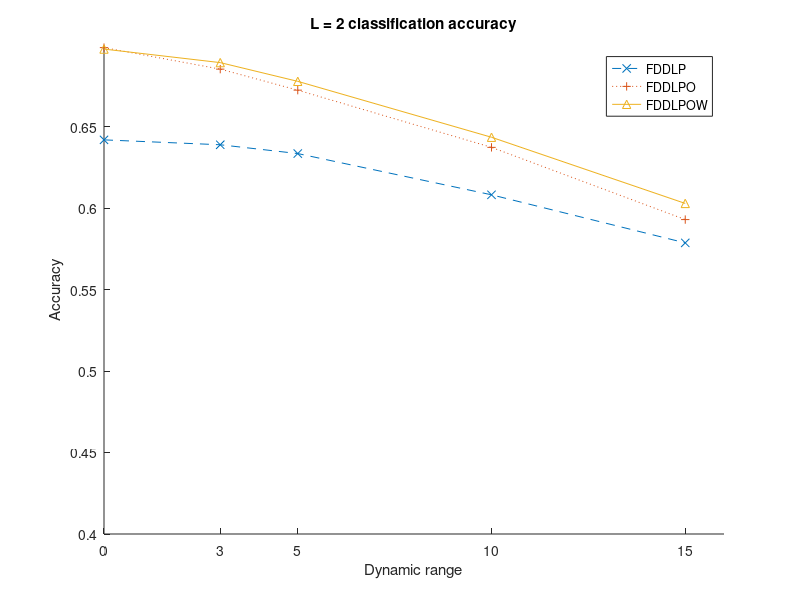

Recreate this plot in MATLAB. (Note: this script raises an error after producing the figure.)
clear 
clc
%%
a1 = [0.6418 0.6388 0.6334 0.6081 0.5786];
a2 = [0.6984 0.6852 0.6723 0.6372 0.5929];
a3 = [0.6975 0.6892 0.6777 0.6434 0.6028];
db = [0, 3, 5, 10, 15];
hold on
plot(db, a1, '--x');
plot(db, a2, ':+');
plot(db, a3, '-^');
legend('FDDLP', 'FDDLPO', 'FDDLPOW')
ylim([0.4, 0.70])
xticks([0, 3, 5, 10, 15])
set(gcf,'color','w');
xlabel 'Dynamic range'
ylabel('Accuracy')
title 'L = 2 classification accuracy'

%%
c =  categorical({'k-NN','Random forest','SVM','DSS+kNN', 'DSS+SVM','FDDLP','FDDLPO','FDDLPOW'});
y = [66.7 72.7 67.5 75.8 78.2 81.2 83.8 86.6];
bar(c,y, 0.6)
title('Non-mixture classification accuracy')

%%

plottesting =0; % if plottesing == 1, the plot teing samples
SNR = 0; % SNR could be 2000,20, 0, -5, -10, -20, -30
fln = 1; % feature length
mixture_n = 1; % mixture_n classes mixture, = 1,2,3
cvortest = [0, 1]; % [docv, dotest] cannot be [1, 1]
pctrl.db = 3; % dynamic ratio is 0 3, 5, 10, 15 db
K = 60;
lbmd = 0.025;
mu= 0.005;
Q = 0.9;% this is wq without negative
nu = 0.03;
beta = 0.01;
SNR = 2000;
table_n = 3; % algorithm number

%% load data
[opts]=loadoptions_ESC(table_n ,K,lbmd,mu,Q*K,nu, beta);    
load(opts.Dictnm,'Dict','opts')
if exist('Dict')==1
    Dict_mix = Dict; % if loading FDDL
end 
D = Dict_mix.D;
W = Dict_mix.W;
Z = Dict_mix.Z;
if isfield(Dict_mix, 'U')
    U = Dict_mix.U;
end
if isfield(Dict_mix, 'V')
    V = Dict_mix.V;
    Delta = Dict_mix.Delta;
end
[Database] = load_ESC(mixture_n, SNR, pctrl);
C = max(Database.tr_label); % how many classes
if plottesting == 1
 Z = sparsecoding_mix_cv(Dict_mix, Database, opts);
end


%% MDS / PCA
%{ 
Cn = size(Dict_mix.Z, 2)/C; % how many sampless per classes/combinations
temp = aoos(Dict_mix.Z(:,1:end), fln, size(Dict_mix.Z, 2));
% temp = Dict_mix.Z(:,1:f:1200*n);
X0 = W'*temp;
cnt = Cn/fln; % feature length is 4
xbar = (W'*Dict_mix.Z-mean(W'*Dict_mix.Z,2));
[u,s,v] = svd(xbar*xbar');
Vq= v(:,1:3);

PCA =Vq'*X0;
symbolpool = {'*', 'o', 'h', 's', 'd', '^', 'p', '.', '+', 'x', '>'};
c = combnk(1:C,mixture_n);
nn = size(Z,2)/size(c,1)/mixture_n; % how many samples per combo
if plottesting == 1
    jjmax = size(c,1);
else
    jjmax = 1;
end
axislimits = [-1 1 -1 1 -1 1];
for jj = 1:jjmax
    figure
    plot3(PCA(1,1:cnt),PCA(2,1:cnt),PCA(3,1:cnt), symbolpool{1})
    grid on
    grid minor
    hold on
    for ii = 2:C        
        plot3(PCA(1,1+(ii-1)*cnt:ii*cnt),PCA(2,1+(ii-1)*cnt:ii*cnt),PCA(3,1+(ii-1)*cnt:ii*cnt),symbolpool{ii})       
    end    
%     axis(axislimits)
    %  plot the testing data
    if plottesting == 1
        temp = aoos(Z(:,1+ nn*(jj-1):nn*jj), fln, nn);
        X = Vq'*W'*temp;    
        plot3(X(1,1:end),X(2,1:end),X(3,1:end),'x')
    end
    legend ('Chainsaw','Clock tick','Cracking fire','Crying baby',...
        'Dog','Helicopter','Rain','Rooster','Sea waves','Sneezing', num2str(c(jj,:)))    
    % savefig(h,[num2str(c(jj,:)),'.fig'])    
    set(gcf,'color','w');
end
% close all
%}


